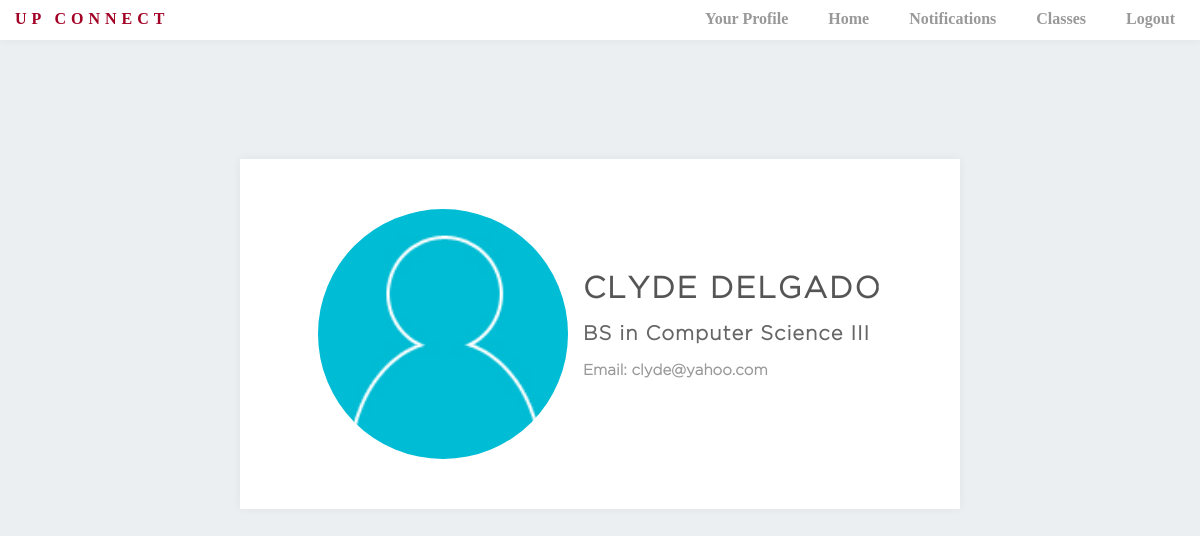
/profile.php?student_id=201412212 (signed in), run on the app's committed database.
### tables this page shows
CREATE TABLE `student` (
  `student_id` varchar(9) NOT NULL,
  `firstname` varchar(30) NOT NULL,
  `middlename` varchar(30) NOT NULL,
  `lastname` varchar(30) NOT NULL,
  `email` varchar(40) NOT NULL,
  `year_lvl` int(2) NOT NULL,
  `degree_id` int(11) NOT NULL,
  `password` varchar(100) NOT NULL
);

CREATE TABLE `degree` (
  `degree_id` int(11) NOT NULL,
  `degree_name` varchar(30) NOT NULL,
  `description` text NOT NULL
);

### profile.php (the view, shortened to what this page needs)
<!DOCTYPE html>
<html>
<head>
	<link rel="stylesheet" type="text/css" href="css/style.css">
	<link rel="stylesheet" type="text/css" href="css/navigationbar.css">
	<link rel="stylesheet" type="text/css" href="css/profile.css">
	<link rel="stylesheet" type="text/css" href="css/modal.css">
	<link rel="stylesheet" type="text/css" href="css/edit_profile_style.css">
	<link rel="stylesheet" type="text/css" href="css/file.css">
</head>
<body>
	<?php
		require "connect.php";
		$query = "select * from student natural join degree where student_id ={$_GET['student_id']}";
		$result = mysqli_query($dbconn, $query);
		if(mysqli_affected_rows($dbconn)){
			$row = mysqli_fetch_assoc($result);
		}
?>
	<?php require "nav.php"; ?>
	<div class="container" id="profilecontainer">
		<img src="images/profile_images/<?=$row['student_id']?>.jpg" onerror="this.src='images/profile_images/profile_picture_default.jpg'" class="profilepic">
		<ul class="description">
			<li><h1 class="name"> <?php echo $row['firstname']." ".$row['lastname'];	 ?></h1></li>
			<li>
				<p class="user"><?php
					echo $row['degree_name'];
					if($row['year_lvl'] == 1){
						echo " I";
					} else if($row['year_lvl'] == 2){
						echo " II";
					} else if($row['year_lvl'] == 3){
						echo " III";
					} else if($row['year_lvl'] >= 4){
						echo " IV";
					}?>
				</p>
			</li>
			<li><p class="email">Email: <?php echo $row['email'] ?></p></li>
		</ul>
	</div>
</body>
</html>

### css/style.css (style rules this page uses)
* { margin: 0; padding: 0; color: #555; }
body { display: flex; min-height: 667px; align-items: center; justify-content: center; background-color: #ECEFF1; }
.container { text-align: center; }
.classbtn, .name, .user.description, .description, .grouplinks > li > a, .filecontainer > p { font-weight: bold; font-family: GothamLight; }

### css/profile.css (style rules this page uses)
#profilecontainer { width: 60%; display: flex; padding: 50px 0; flex-direction: row; align-items: center; justify-content: center; background-color: white; box-shadow: 0 0 10px rgba(0,0,0,0.05); }
.name { font-size: 30px; text-align: left; margin-bottom: 10px; letter-spacing: 2px; text-transform: uppercase; }
.profilepic { z-index: 0; width: 250px; height: 250px; display: block; transition: 0.4s; border-radius: 50%; margin-right: 15px; image-rendering:optimizeQuality; }
.description { list-style: none; display: flex; flex-direction: column; }
.user { margin: 0; color: #666; font-size: 20px; line-height: 40px; font-weight: bold; text-align: left; letter-spacing: 1px; margin-bottom: 10px; font-family: GothamLight; }
.email { color: #999; font-size: 15px; text-align: left; margin-bottom: 15px; }

### data on the page
student: firstname "CLYDE", lastname "DELGADO", degree.degree_name "BS in Computer Science", email "clyde@yahoo.com"
